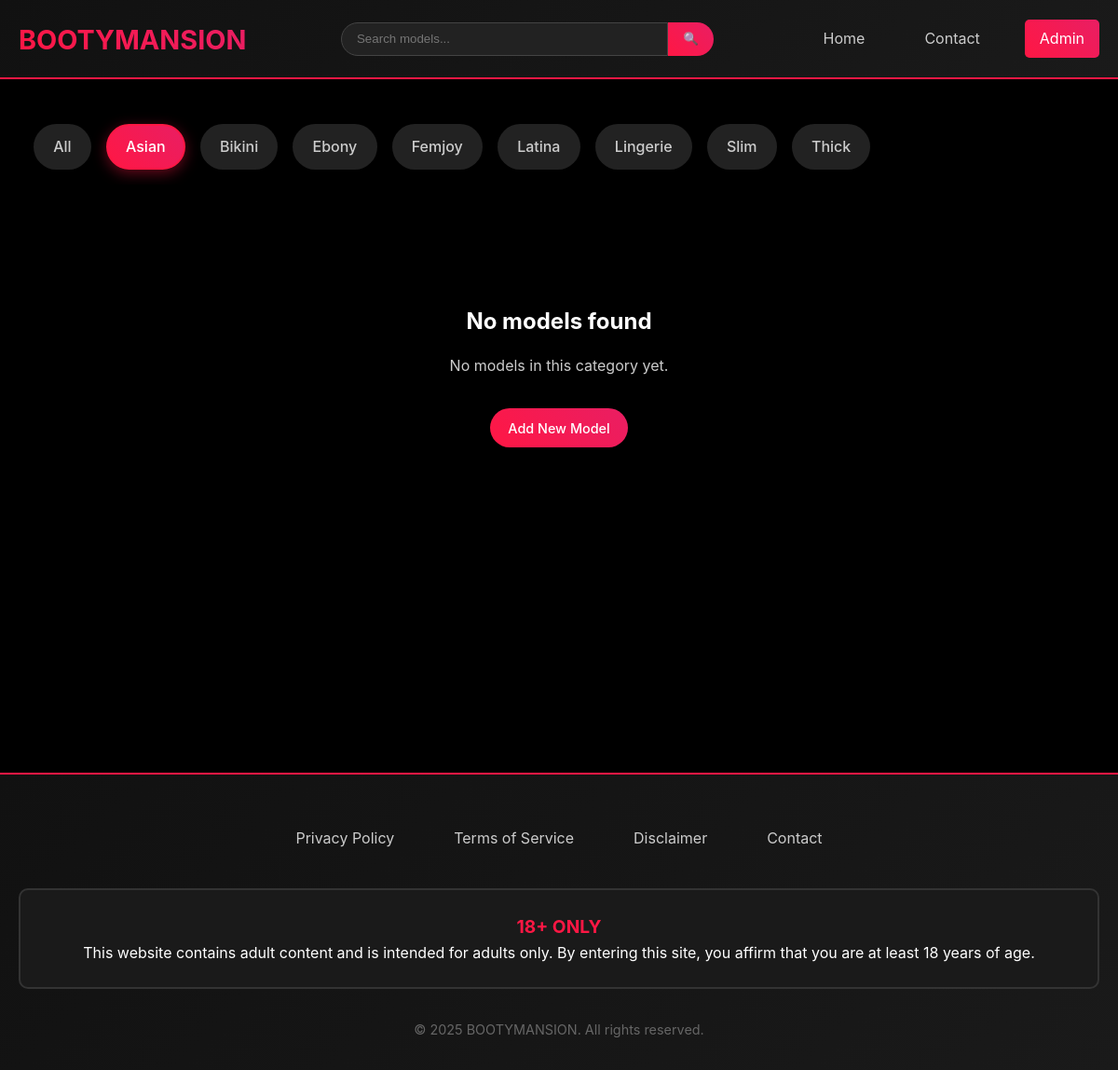
Page /category/asian on the committed database.
### tables this page shows
CREATE TABLE categories (
            id INTEGER PRIMARY KEY AUTOINCREMENT,
            name TEXT UNIQUE NOT NULL,
            slug TEXT UNIQUE NOT NULL,
            created_at TIMESTAMP DEFAULT CURRENT_TIMESTAMP
        );

### app.py (the view, shortened to what this page needs)
@app.route('/')
@app.route('/category/<slug>')
def index(slug=None):
    conn = get_db_connection()
    categories = conn.execute('SELECT * FROM categories ORDER BY name').fetchall()
    if slug and slug != 'all':
        profiles_query = '''
            SELECT DISTINCT p.*,
                   GROUP_CONCAT(c.name) as category_names,
                   GROUP_CONCAT(c.slug) as category_slugs
            FROM profiles p
            LEFT JOIN profile_categories pc ON p.id = pc.profile_id
            LEFT JOIN categories c ON pc.category_id = c.id
            WHERE p.id IN (
                SELECT DISTINCT p2.id
                FROM profiles p2
                LEFT JOIN profile_categories pc2 ON p2.id = pc2.profile_id
                LEFT JOIN categories c2 ON pc2.category_id = c2.id
                WHERE c2.slug = ?
            )
            GROUP BY p.id
            ORDER BY p.created_at DESC
        '''
        profiles = conn.execute(profiles_query, (slug,)).fetchall()
    profiles_with_media = []
    for profile in profiles:
        media_count = conn.execute('SELECT COUNT(*) FROM media WHERE profile_id = ?', (profile['id'],)).fetchone()[0]
        profile_dict = dict(profile)
        profile_dict['media_count'] = media_count
        profiles_with_media.append(profile_dict)
    conn.close()
    current_category = slug or 'all'
    return render_template('index.html',
                         profiles=profiles_with_media,
                         categories=categories,
                         current_category=current_category)

### app.py (called while the page is built)
def get_db_connection():
    conn = sqlite3.connect('bootymansion.db')
    conn.row_factory = sqlite3.Row
    return conn

### templates/index.html (shortened to what this page needs)
{% extends "base.html" %}
{% block content %}
<main class="main">
    <div class="container">
        <div class="category-bar" id="categoryBar">
            <div class="category-scroll">
                {% for category in categories %}
                <a href="{{ url_for('index', slug=category.slug) }}"
                   class="category-btn {% if current_category == category.slug %}active{% endif %}"
                   data-category="{{ category.slug }}">
                    {{ category.name }}
                </a>
                {% endfor %}
            </div>
        </div>
        {% if not profiles %}
        <div class="empty-state">
            <h2>No models found</h2>
            <p>{% if current_category != 'all' %}No models in this category yet.{% else %}No models available yet.{% endif %}</p>
            <a href="{{ url_for('admin_new_profile') }}" class="btn btn-primary">Add New Model</a>
        </div>
        {% endif %}
    </div>
</main>
{% endblock %}

### static/css/styles.css (style rules this page uses)
* { margin: 0; padding: 0; box-sizing: border-box; }
body { font-family: -apple-system, BlinkMacSystemFont, 'Segoe UI', Roboto, sans-serif; background-color: #000; color: #fff; line-height: 1.6; overflow-x: hidden; }
.container { max-width: 1200px; margin: 0 auto; padding: 0 20px; }
.category-bar { padding: 1rem 0; margin-bottom: 2rem; overflow-x: auto; scrollbar-width: none; -ms-overflow-style: none; }
.category-scroll { display: flex; gap: 1rem; padding: 0 1rem; min-width: max-content; }
.category-btn { padding: 0.6rem 1.2rem; background-color: #222; color: #ccc; text-decoration: none; border-radius: 25px; white-space: nowrap; transition: all 0.3s ease; border: 2px solid transparent; font-weight: 500; }
.category-btn.active { background: linear-gradient(45deg, #ff1744, #e91e63); color: #fff; border-color: #ff1744; box-shadow: 0 4px 15px rgba(255, 23, 68, 0.4); }
.main { padding: 2rem 0; min-height: calc(100vh - 120px); }
.btn { padding: 0.6rem 1.2rem; border: none; border-radius: 25px; cursor: pointer; text-decoration: none; display: inline-block; font-size: 0.9rem; font-weight: 500; transition: all 0.3s ease; text-align: center; }
.btn-primary { background: linear-gradient(45deg, #ff1744, #e91e63); color: #fff; }
.empty-state { text-align: center; padding: 4rem 2rem; color: #ccc; }
.empty-state h2, .empty-state h3 { margin-bottom: 1rem; color: #fff; }
.empty-state p { margin-bottom: 2rem; }

### rows in the picture
categories: name "All"
categories: name "Asian"
categories: name "Bikini"
categories: name "Ebony"
categories: name "Femjoy"
categories: name "Latina"
categories: name "Lingerie"
categories: name "Slim"
categories: name "Thick"
